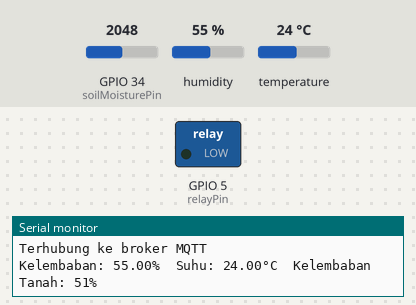
The sketch below on a simulated ESP32. Shown: switched loads named in the sketch (green lamp = pin HIGH), the last lines printed to the serial monitor. Inputs (shaded band) come from the test bench; at power-on: GPIO 34 (soilMoisturePin) = 2048, humidity 55 %, temperature 24 °C. WiFi joins after 1.5 s; servers stay silent unless stated; no MQTT or app messages arrive unless stated.

Above: at 2.7 s.
2.8 s: GPIO 34 (soilMoisturePin) set to 2216
6.6 s: GPIO 34 (soilMoisturePin) set to 2345
At 8.3 s:
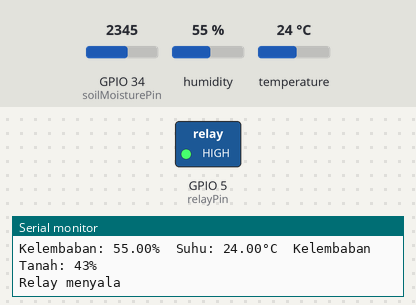
Timing chart, 0 to 9.8 s (numbered marks = the images above; inputs shaded):
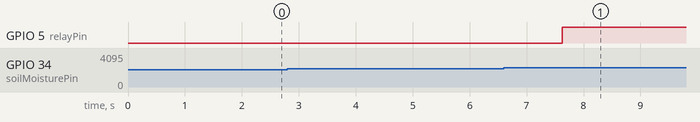

Measured:
- the behaviour switches between 2283 and 2284 on GPIO 34 (soilMoisturePin) (found by bisection; images 0 and 1)
- after the input at 6.6 s, GPIO 5 (relayPin): LOW → HIGH after 1.0 s

The sketch:

smartwateringpot.ino
```cpp
#include <DHT.h>
#include <WiFi.h>
#include <PubSubClient.h>
#include <WiFiManager.h>

// Wi-Fi settings
char custom_ssid[32] = "";
char custom_password[32] = "";

// MQTT settings
const char* mqtt_server = "core-mosquitto";  // Ganti dengan alamat IP atau nama host broker MQTT
const int mqtt_port = 1883;
const char* mqtt_username = "homeassistant";       // Ganti sesuai dengan username yang Anda konfigurasi di broker MQTT
const char* mqtt_password = "xaexae1ongahdisae2raingaeYao6queigh8Xai6beihohYaeshie6cheida2tu7";  // Ganti sesuai dengan password yang Anda konfigurasi di broker MQTT

// DHT settings
#define DHTPIN 15  // Pin GPIO untuk sensor DHT11
#define DHTTYPE DHT11
#define relayPin 5
#define relayOff 0
#define relayOn 1

DHT dht(DHTPIN, DHTTYPE);

int soilMoistureValue = 0;
int soilmoisturepercent = 0;
// Soil Moisture sensor settings
int soilMoisturePin = 34;  // Ganti dengan pin GPIO yang sesuai

float waterValue = 100;
float airValue = 4000;

int pumpStatus = 0;

WiFiClient espClient;
PubSubClient client(espClient);

void saveConfigCallback() {
  Serial.println("Saving custom parameters to flash");
  strcpy(custom_ssid, WiFi.SSID().c_str());
  strcpy(custom_password, WiFi.psk().c_str());
}

void setup() {
  Serial.begin(115200);
  WiFiManager wifiManager;

  // Uncomment the following line for a fresh start (clears previously saved credentials)
  // wifiManager.resetSettings();

  // Set callback to save custom parameters
  wifiManager.setSaveParamsCallback(saveConfigCallback);

  // Try to connect to saved Wi-Fi credentials; if not found, enter configuration mode
  if (!wifiManager.autoConnect("ESP32-Config")) {
    Serial.println("Failed to connect and hit timeout");
    delay(3000);
    // Reset and try again, or maybe put it to deep sleep
    ESP.reset();
    delay(5000);
  }

  // If you get here, you have connected to the Wi-Fi
  Serial.println("Connected to Wi-Fi");

  // Update MQTT settings with dynamic credentials
  strcpy(mqtt_username, custom_ssid);
  strcpy(mqtt_password, custom_password);

  dht.begin();
  pinMode(relayPin, OUTPUT);

  // Menghubungkan ke broker MQTT
  client.setServer(mqtt_server, mqtt_port);

  while (!client.connected()) {
    if (client.connect("ESP32Client", mqtt_username, mqtt_password)) {
      Serial.println("Terhubung ke broker MQTT");
    } else {
      Serial.print("Gagal terhubung ke broker MQTT, coba lagi dalam 5 detik...");
      delay(5000);
    }
  }
}

void loop() {
  float humidity = dht.readHumidity();
  float temperature = dht.readTemperature();
  int soilMoistureValue = analogRead(soilMoisturePin);
  soilmoisturepercent = map(soilMoistureValue, waterValue, airValue, 100, 0);

  Serial.print("Kelembaban: ");
  Serial.print(humidity);
  Serial.print("%  Suhu: ");
  Serial.print(temperature);
  Serial.print("°C  Kelembaban Tanah: ");
  Serial.print(soilmoisturepercent);
  Serial.println("%");

  // Kirim data ke topik MQTT
  char humidityStr[6];
  char temperatureStr[6];
  char soilMoistureStr[4];
  dtostrf(humidity, 4, 2, humidityStr);
  dtostrf(temperature, 4, 2, temperatureStr);
  itoa(soilmoisturepercent, soilMoistureStr, 10);

  client.publish("openhab/sensor/humidity", humidityStr);
  client.publish("openhab/sensor/temperature", temperatureStr);
  client.publish("openhab/sensor/soil_moisture", soilMoistureStr);

  if (soilmoisturepercent < 45 && pumpStatus == 0) {
    pumpStatus = 1;
    digitalWrite(relayPin, relayOn);
    Serial.println("Relay menyala");
    client.publish("openhab/relay/status", "nyala");
    client.publish("openhab/scheduler/irrigation/on", "1");
  } else if (soilmoisturepercent >= 45 && pumpStatus == 1) {
    pumpStatus = 0;
    digitalWrite(relayPin, relayOff);
    Serial.println("Relay mati");
    client.publish("openhab/relay/status", "mati");
    client.publish("openhab/scheduler/irrigation/on", "0");
  }
  delay(3000);  // Baca data dan kirim ke broker MQTT setiap 3 detik
}
```
